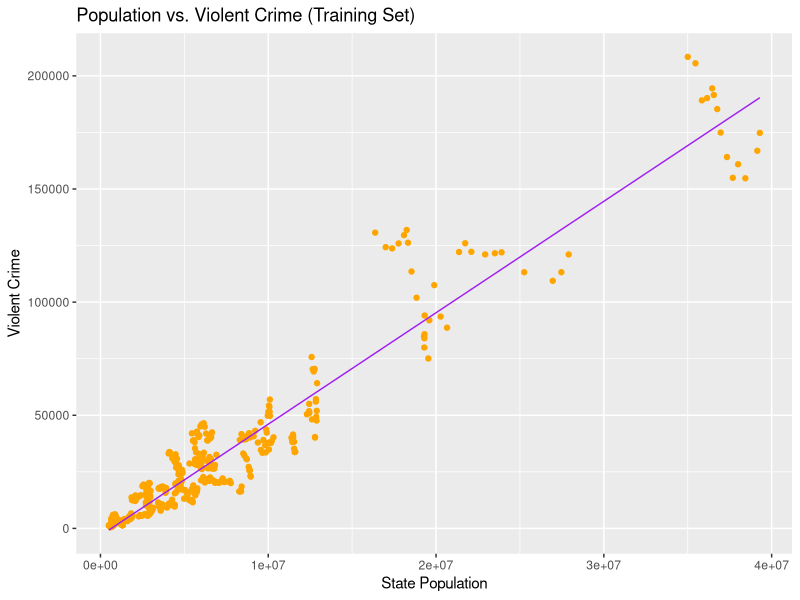
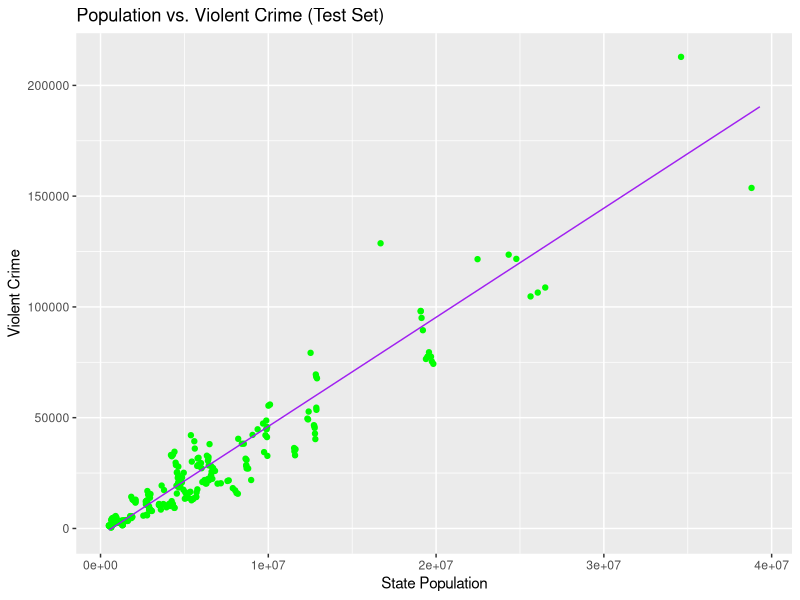

Source code (R) for these figures, in order:
## ---- chunk 1

library(caTools)
library(ggplot2)

## ---- chunk 2

dataset = read.csv('crime_and_incarceration_by_state.csv')

na <- is.na(dataset$jurisdiction)

na

summary(dataset)

## ---- chunk 3

set.seed(123)

split <- sample.split(dataset$violent_crime_total,
                      SplitRatio = 2/3)

training_set <- subset(dataset, split == TRUE)

test_set <- subset(dataset, split == FALSE)

regressor <- lm(formula = violent_crime_total ~ state_population,
                data = training_set)

summary(regressor)

## ---- chunk 4

y_pred <- predict(regressor, newdata = test_set)
y_pred

## ---- chunk 5

ggplot() + 
    geom_point(aes(x = training_set$state_population,
                   y = training_set$violent_crime_total),
               color = 'orange') +
    geom_line(aes(x = training_set$state_population,
                  y = predict(regressor, newdata = training_set)),
              color = 'purple') +
    ggtitle('Population vs. Violent Crime (Training Set)') +
    xlab('State Population') +
    ylab('Violent Crime')

## ---- chunk 6

ggplot() +
    geom_point(aes(x = test_set$state_population,
                   y = test_set$violent_crime_total),
               color = 'green') +
    geom_line(aes(x = training_set$state_population,
                  y = predict(regressor, newdata = training_set)),
              color = 'purple') +
    ggtitle('Population vs. Violent Crime (Test Set)') +
    xlab('State Population') +
    ylab('Violent Crime')
